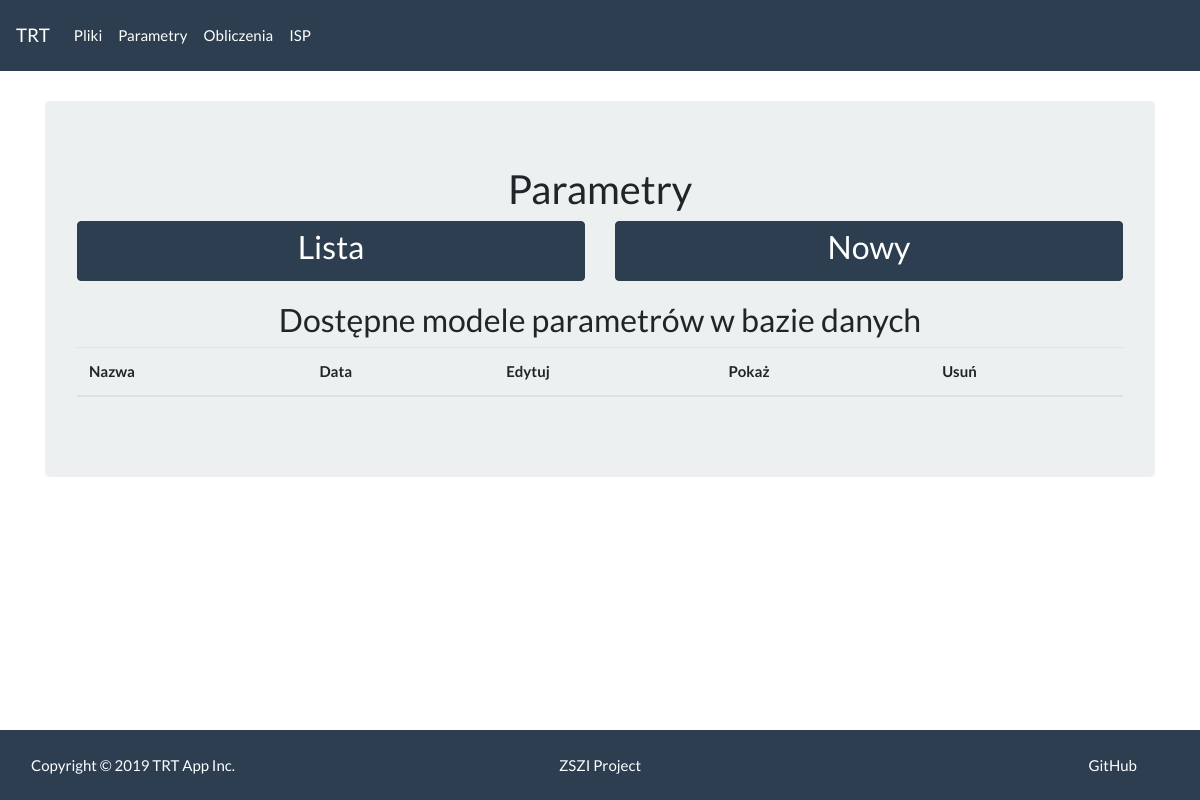
Before: /trt/parameters_list with the older database file.
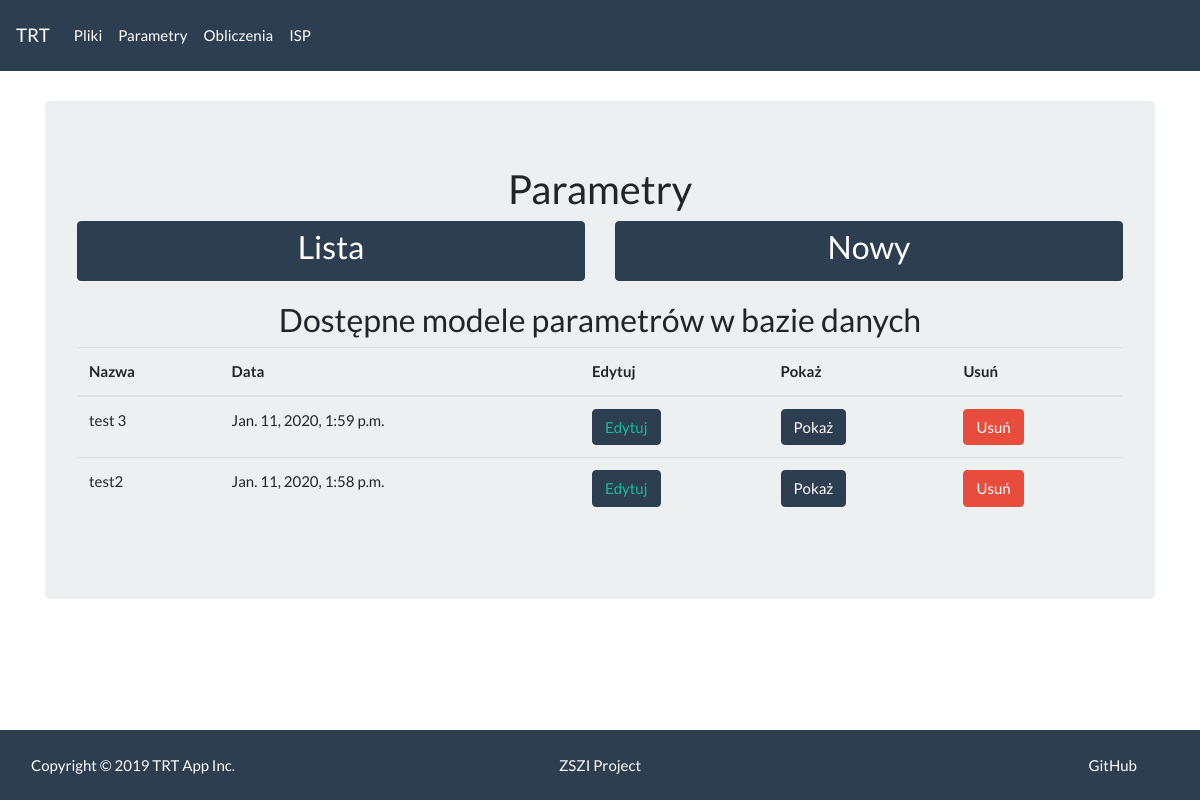
After: the same page with the newer database file.
### main/models.py (models this page shows, shortened)
class ParametersModel(models.Model):
    model_name = models.CharField(max_length=250)
    model_desc = models.TextField(max_length=2000, default='')
    chosen_file = models.CharField(max_length=100)
    qv = models.FloatField(blank=True, null=True)
    q = models.FloatField(blank=True, null=True)
    v = models.FloatField(blank=True, null=True)
    cp_m = models.FloatField()
    ro_m = models.FloatField()
    mi_m = models.FloatField(blank=True, null=True)
    lam_m = models.FloatField(blank=True, null=True)
    cp = models.FloatField()
    ro = models.FloatField()
    alfa = models.FloatField(blank=True, null=True)
    T_g = models.FloatField(blank=True, null=True)
    H = models.FloatField()
    D_b = models.FloatField()
    d_out = models.FloatField(blank=True, null=True)
    d_inn = models.FloatField(blank=True, null=True)
    r_g = models.FloatField(blank=True, null=True)
    created_date = models.DateTimeField(
        auto_now_add=True)

### main/views.py (the view)
# urls.py: path('trt/parameters_list', views.parameters_list_view, name='parameters_list'),
def parameters_list_view(request):
    parameters_models = ParametersModel.objects.all().order_by('-created_date')
    return render(request, 'main/parameters_list.html', {
        'models': parameters_models, })

### main/templates/main/parameters_list.html (shortened to what this page needs)
{% extends "main/parameters_wrapper.html" %}
{% block parameters %}
<h3 class="text-center">Dostępne modele parametrów w bazie danych</h3>
<table class="table table-hover">
  <thead>
    <tr class="table">
      <th>Nazwa</th>
      <th>Data</th>
      <th>Edytuj</th>
      <th>Pokaż</th>
      <th>Usuń</th>
    </tr>
  </thead>
  <tbody>
    {% for model in models %}
    <tr class="table">
      <td>{{ model.model_name }}</td>
      <td> {{ model.created_date }}</td>
      <td>
        <a href="{% url 'main:parameters_edit' model.pk %}">
          <button class="btn btn-primary bt-sm" data-toggle="tooltip" data-placement="top"
            title="Edytuj wartości modelu">Edytuj</a>
      </td>
      <td>
        <form action="{% url 'main:parameters_show' model.pk %}" method="post">
          <button type="submit" class="btn btn-primary bt-sm" data-toggle="tooltip" data-placement="top"
            title="Pokaż wartości">Pokaż</a>
        </form>
      </td>
      <td>
        <form action="{% url 'main:delete_parameters_model' model.pk %}" method="post">
          <button type="submit" class="btn btn-danger bt-sm" data-toggle="tooltip" data-placement="top"
            title="Usuń model z serwera">Usuń</button>
        </form>
      </td>
    </tr>
    {% endfor %}
  </tbody>
</table>
{% endblock %}

Changed rows visible on the page:
added ParametersModel: model_name "test 3", created_date "Jan. 11, 2020, 1:59 p.m."
added ParametersModel: model_name "test2", created_date "Jan. 11, 2020, 1:58 p.m."
